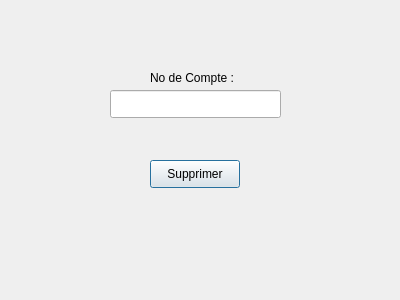
<?xml version="1.0" encoding="UTF-8"?>
<ui version="4.0">
 <class>SupprimerCompte</class>
 <widget class="QDialog" name="SupprimerCompte">
  <property name="geometry">
   <rect>
    <x>0</x>
    <y>0</y>
    <width>400</width>
    <height>300</height>
   </rect>
  </property>
  <property name="windowTitle">
   <string>SupprimerCompte</string>
  </property>
  <widget class="QLabel" name="label">
   <property name="geometry">
    <rect>
     <x>150</x>
     <y>70</y>
     <width>91</width>
     <height>16</height>
    </rect>
   </property>
   <property name="text">
    <string>No de Compte :</string>
   </property>
  </widget>
  <widget class="QLineEdit" name="lineEdit">
   <property name="geometry">
    <rect>
     <x>110</x>
     <y>90</y>
     <width>171</width>
     <height>28</height>
    </rect>
   </property>
  </widget>
  <widget class="QPushButton" name="pushButtonSupprimer">
   <property name="geometry">
    <rect>
     <x>150</x>
     <y>160</y>
     <width>90</width>
     <height>28</height>
    </rect>
   </property>
   <property name="text">
    <string>Supprimer</string>
   </property>
  </widget>
 </widget>
 <resources/>
 <connections>
  <connection>
   <sender>pushButtonSupprimer</sender>
   <signal>clicked()</signal>
   <receiver>SupprimerCompte</receiver>
   <slot>slotConfirmerSuppression()</slot>
   <hints>
    <hint type="sourcelabel">
     <x>194</x>
     <y>173</y>
    </hint>
    <hint type="destinationlabel">
     <x>199</x>
     <y>149</y>
    </hint>
   </hints>
  </connection>
 </connections>
 <slots>
  <slot>slotConfirmerSuppression()</slot>
 </slots>
</ui>
